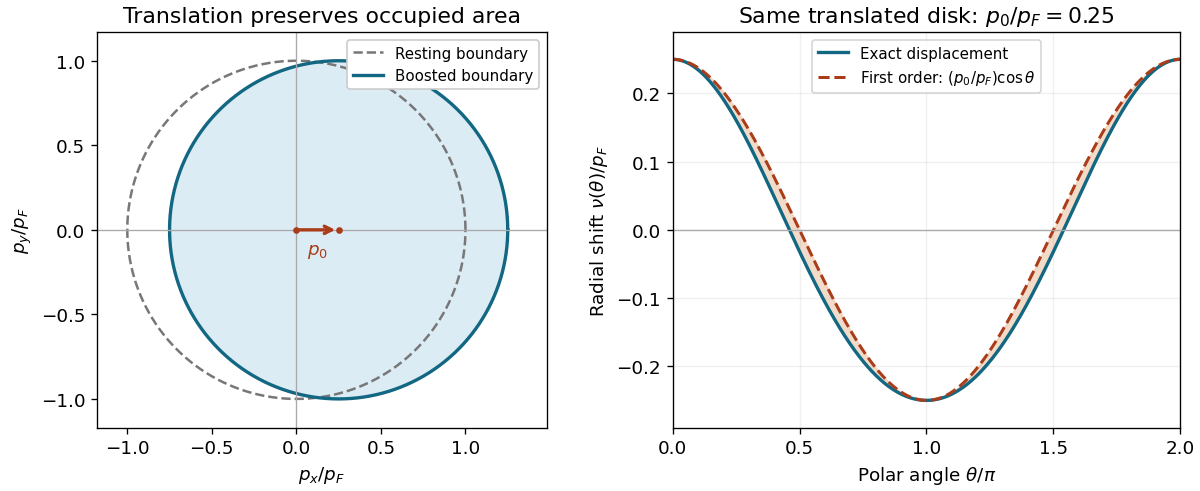

This figure's Python source:
"""Draw a translated occupation disk; tested with Python 3.14, NumPy 2.3.5.

Run from the desired output directory. Only the PNG basename is written there.
"""

from pathlib import Path

import matplotlib

matplotlib.use("Agg")
import matplotlib.pyplot as plt
import numpy as np


def main():
    plt.rcParams.update({"font.size": 11, "figure.facecolor": "white"})
    angle = np.linspace(0, 2 * np.pi, 1001)
    shift = 0.25
    exact = shift * np.cos(angle) + np.sqrt(1 - shift**2 * np.sin(angle)**2) - 1
    linear = shift * np.cos(angle)
    fig, (left, right) = plt.subplots(1, 2, figsize=(10, 4.1), layout="constrained")
    left.fill(np.cos(angle) + shift, np.sin(angle), color="#dcecf5")
    left.plot(np.cos(angle), np.sin(angle), "--", color="#777777", label="Resting boundary")
    left.plot(np.cos(angle) + shift, np.sin(angle), color="#126782", lw=2, label="Boosted boundary")
    left.axhline(0, color="#aaaaaa", lw=0.8)
    left.axvline(0, color="#aaaaaa", lw=0.8)
    left.annotate("", xy=(shift, 0), xytext=(0, 0), arrowprops={"arrowstyle": "->", "color": "#ab3c19", "lw": 2})
    left.text(shift / 2, -0.14, r"$p_0$", ha="center", color="#ab3c19")
    left.plot([0, shift], [0, 0], "o", ms=3, color="#ab3c19")
    left.set(xlim=(-1.18, 1.48), ylim=(-1.17, 1.17), xlabel=r"$p_x/p_F$", ylabel=r"$p_y/p_F$", title="Translation preserves occupied area")
    left.set_aspect("equal")
    left.legend(loc="upper right", fontsize=9, framealpha=1)
    right.plot(angle / np.pi, exact, color="#126782", lw=2, label="Exact displacement")
    right.plot(angle / np.pi, linear, "--", color="#ab3c19", lw=1.8, label=r"First order: $(p_0/p_F)\cos\theta$")
    right.fill_between(angle / np.pi, exact, linear, color="#edc9ac", alpha=0.65)
    right.axhline(0, color="#aaaaaa", lw=0.8)
    right.set(xlim=(0, 2), ylim=(-0.29, 0.29), xlabel=r"Polar angle $\theta/\pi$", ylabel=r"Radial shift $\nu(\theta)/p_F$", title=r"Same translated disk: $p_0/p_F=0.25$")
    right.set_xticks([0, 0.5, 1, 1.5, 2])
    right.legend(loc="upper center", fontsize=9)
    right.grid(alpha=0.18)
    fig.savefig(Path.cwd() / Path(__file__).with_suffix(".png").name, dpi=120, facecolor="white", transparent=False)
    plt.close(fig)


if __name__ == "__main__":
    main()
